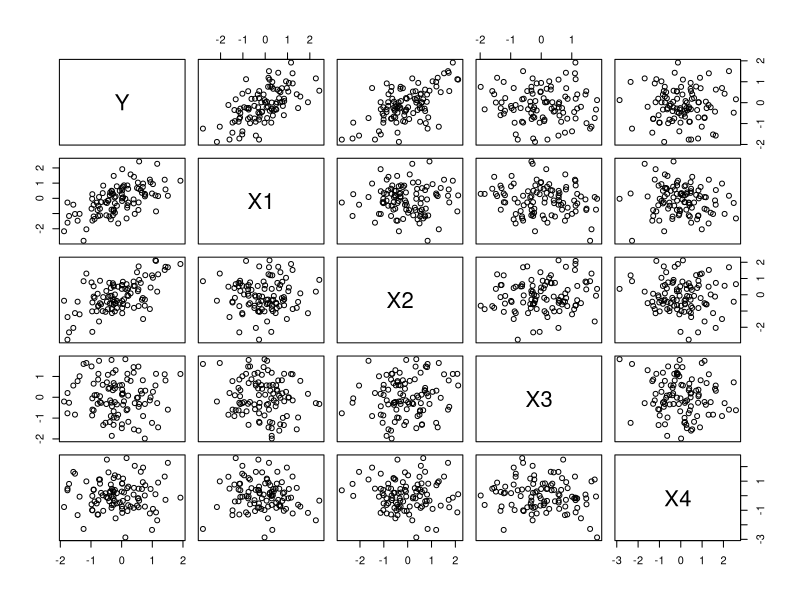
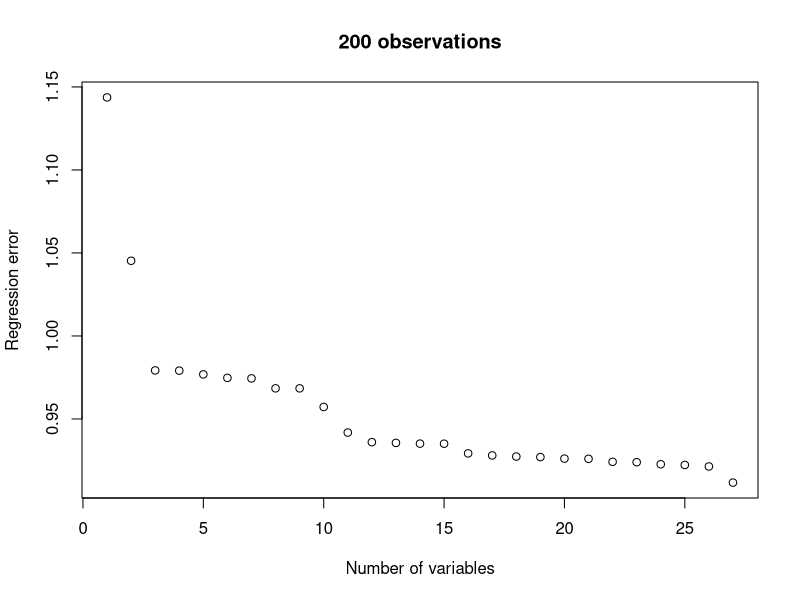
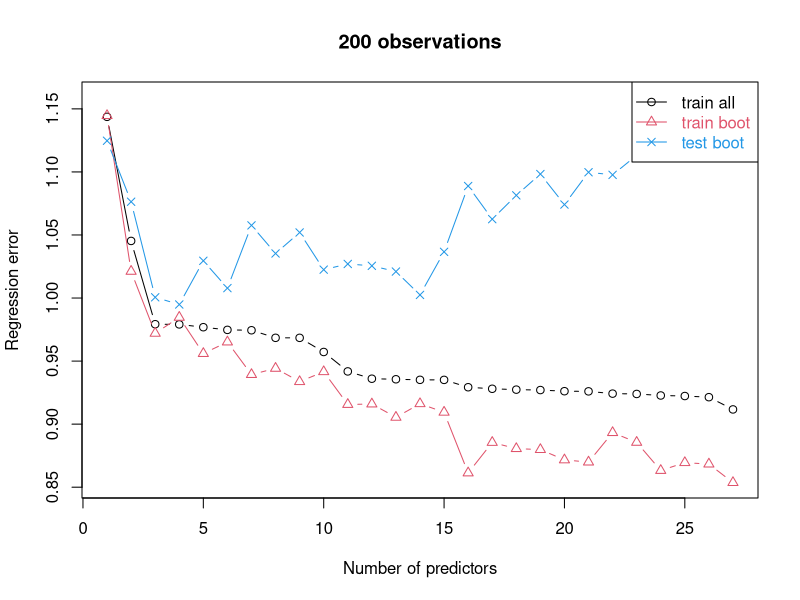
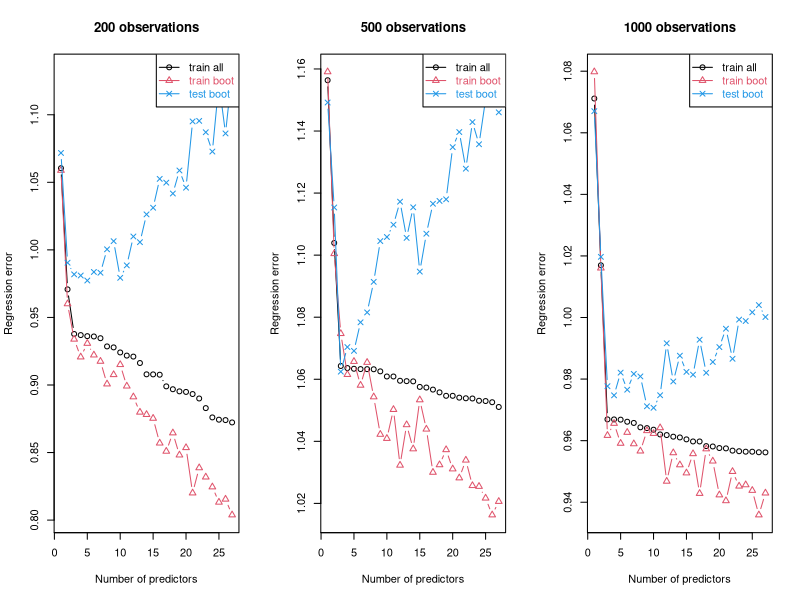

R code for these plots, in order:
## ---- chunk 1
knitr::opts_chunk$set(echo = TRUE)
library(ggplot2)
## ---- chunk 2
simuLinQuadDat <- function(inpNobs=100, inpNlinVars=5, inpYidx=1:2, inpSDerr=0.5) {
  # Nobs x Nvars matrix of linear terms:
  xTmp <- matrix(rnorm(inpNobs*inpNlinVars),ncol=inpNlinVars)
  # Make all pairwise products of linear terms,
  # X1*X1, X1*X2, X1*X3, ..., Xn*Xn:
  x2Tmp <- NULL
  tmpCnms <- NULL
  # for each linear term:
  for ( iTmp in 1:dim(xTmp)[2] ) {
    # multiply it by itself and all other terms,
    # excluding already generated pairwise combinations: 
    for ( jTmp in iTmp:dim(xTmp)[2] ) {
      x2Tmp <- cbind(x2Tmp,xTmp[,iTmp]*xTmp[,jTmp])
      # maintain vector of column names for quadratic
      # terms along the way:
      tmpCnms <- c(tmpCnms,paste0("X",iTmp,"X",jTmp))
    }
  }
  # name attributes in the matrix of quadratic terms:
  colnames(x2Tmp) <- tmpCnms
  # create outcome as a sum of an unweighted average of 
  # specified columns and controlled amount 
  # of gaussian noise:
  yTmp <- rowMeans(cbind(xTmp,x2Tmp)[,inpYidx])+rnorm(inpNobs,sd=inpSDerr)
  # return data.frame with outcome as a first column,
  # followed by linear, then by quadratic terms:
  data.frame(Y=yTmp,xTmp,x2Tmp)
}
## ---- chunk 3
simDat <- simuLinQuadDat()
class(simDat)
dim(simDat)
head(simDat)
pairs(simDat[,1:5])
## ---- chunk 4
lm(Y~X1+X2+X1X1+X1X2+X2X2,simDat)
## ---- chunk 5
lm(Y~.,simDat[,c("Y","X1","X2","X1X1","X1X2","X2X2")])
## ---- chunk 6
lm(Y~.,simDat[,c(1:3,7,8,12)])
## ---- chunk 7
lm(as.formula(paste0("Y~",paste(colnames(simDat)[c(2:3,7,8,12)],collapse="+"))),simDat)
## ---- chunk 8
simDat <- simuLinQuadDat(inpNobs=200, inpNlinVars=6, inpYidx=1:3, inpSDerr=1)
df2plot <- NULL
for ( iTmp in 2:dim(simDat)[2] ) {
  lmTmp <- lm(Y~.,simDat[,1:iTmp])
  errTmp <- sqrt(mean((simDat[,"Y"]-predict(lmTmp))^2))
  df2plot <- rbind(df2plot,data.frame(nvars=iTmp-1,err=errTmp))
}
plot(df2plot,xlab="Number of variables",ylab="Regression error",main=paste(dim(simDat)[1],"observations"))
## ---- chunk 9
bootTrainTestErrOneAllVars <- function(inpDat,nBoot=100) {
  # matrices and vector to store bootstrap training
  # and test errors as well as training error for model
  # fit on all observations -- for one through all
  # variables in the dataset:
  errTrain <- matrix(NA,nrow=nBoot,ncol=dim(inpDat)[2]-1)
  errTest <- matrix(NA,nrow=nBoot,ncol=dim(inpDat)[2]-1)
  allTrainErr <- numeric()
  # first predictor is the second column in
  # the input data - first is the outcome "Y":
  for ( iTmp in 2:dim(inpDat)[2] ) {
    # fit model and calculate error on all observations:
    lmTmp <- lm(Y~.,inpDat[,1:iTmp])
    allTrainErr[iTmp-1] <- sqrt(mean((inpDat[,"Y"]-predict(lmTmp))^2))
    # draw repeated boostraps of the data:
    for ( iBoot in 1:nBoot ) {
      # replace=TRUE is critical for bootstrap to work correctly:
      tmpBootIdx <- sample(dim(inpDat)[1],dim(inpDat)[1],replace=TRUE)
      # model fit on the bootstrap sample and
      # corresponding training error:
      lmTmpBoot <- lm(Y~.,inpDat[tmpBootIdx,1:iTmp])
      errTrain[iBoot,iTmp-1] <- sqrt(mean((inpDat[tmpBootIdx,"Y"]-predict(lmTmpBoot))^2))
      # test error is calculated on the observations
      # =not= in the bootstrap sample - thus "-tmpBootIdx"
      errTest[iBoot,iTmp-1] <- sqrt(mean((inpDat[-tmpBootIdx,"Y"]-predict(lmTmpBoot,newdata=inpDat[-tmpBootIdx,1:iTmp]))^2))
    }
  }
  # return results as different slots in the list:
  list(bootTrain=errTrain,bootTest=errTest,allTrain=allTrainErr)
}
## ---- chunk 10
# wrapper for plotting:
plotBootRegrErrRes <- function(inpRes,inpPchClr=c(1,2,4),mainTxt="") {
  matplot(1:length(inpRes$allTrain),cbind(inpRes$allTrain,colMeans(inpRes$bootTrain),colMeans(inpRes$bootTest)),pch=inpPchClr,col=inpPchClr,lty=1,type="b",xlab="Number of predictors",ylab="Regression error",main=mainTxt)
  legend("topright",c("train all","train boot","test boot"),col=inpPchClr,text.col=inpPchClr,pch=inpPchClr,lty=1)
}
bootErrRes <- bootTrainTestErrOneAllVars(simDat,30)
plotBootRegrErrRes(bootErrRes,mainTxt="200 observations")
## ---- chunk 11
old.par <- par(mfrow=c(1,3))
for ( tmpNobs in c(200,500,1000) ) {
  simDat <- simuLinQuadDat(inpNobs=tmpNobs, inpNlinVars=6, inpYidx=1:3, inpSDerr=1)
  bootErrRes <- bootTrainTestErrOneAllVars(simDat,30)
  plotBootRegrErrRes(bootErrRes,mainTxt=paste(tmpNobs,"observations"))
}
par(old.par)
